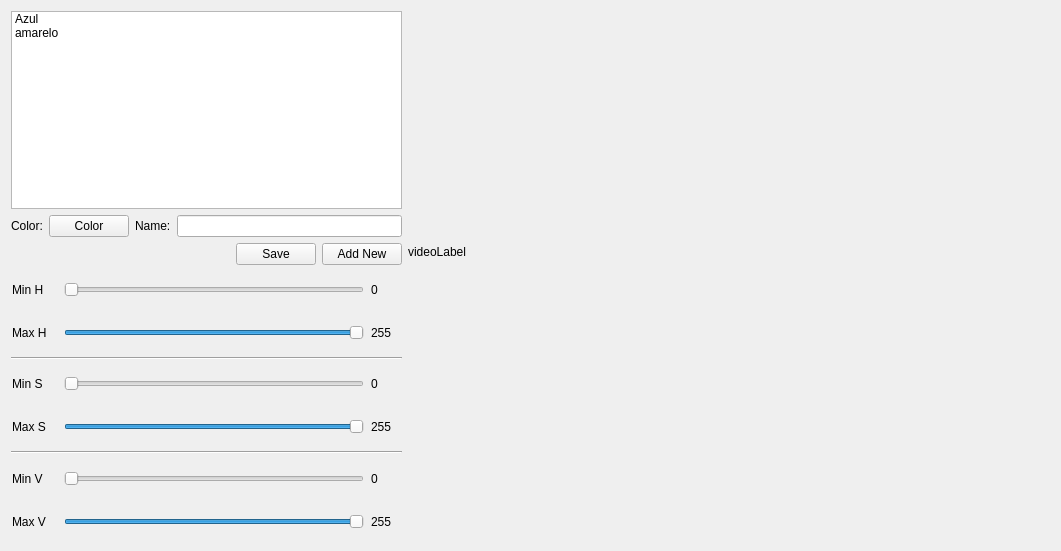
<?xml version="1.0" encoding="UTF-8"?>
<ui version="4.0">
 <class>selectThrashold</class>
 <widget class="QWidget" name="selectThrashold">
  <property name="geometry">
   <rect>
    <x>0</x>
    <y>0</y>
    <width>1061</width>
    <height>551</height>
   </rect>
  </property>
  <property name="minimumSize">
   <size>
    <width>1061</width>
    <height>551</height>
   </size>
  </property>
  <property name="maximumSize">
   <size>
    <width>1061</width>
    <height>551</height>
   </size>
  </property>
  <property name="windowTitle">
   <string>Form</string>
  </property>
  <layout class="QHBoxLayout" name="horizontalLayout_2">
   <item>
    <layout class="QVBoxLayout" name="verticalLayout_2">
     <item>
      <layout class="QVBoxLayout" name="verticalLayout_4">
       <item>
        <widget class="QListWidget" name="listWidget">
         <property name="sizePolicy">
          <sizepolicy hsizetype="Expanding" vsizetype="Expanding">
           <horstretch>0</horstretch>
           <verstretch>0</verstretch>
          </sizepolicy>
         </property>
         <property name="minimumSize">
          <size>
           <width>0</width>
           <height>0</height>
          </size>
         </property>
         <item>
          <property name="text">
           <string>Azul</string>
          </property>
         </item>
         <item>
          <property name="text">
           <string>amarelo</string>
          </property>
         </item>
        </widget>
       </item>
       <item>
        <layout class="QHBoxLayout" name="horizontalLayout_3">
         <item>
          <widget class="QLabel" name="label_3">
           <property name="text">
            <string>Color:</string>
           </property>
          </widget>
         </item>
         <item>
          <widget class="QPushButton" name="colorDisplay">
           <property name="text">
            <string>Color</string>
           </property>
          </widget>
         </item>
         <item>
          <widget class="QLabel" name="label_2">
           <property name="text">
            <string>Name:</string>
           </property>
          </widget>
         </item>
         <item>
          <widget class="QLineEdit" name="colorName"/>
         </item>
        </layout>
       </item>
       <item>
        <layout class="QHBoxLayout" name="horizontalLayout_4">
         <item>
          <spacer name="horizontalSpacer">
           <property name="orientation">
            <enum>Qt::Horizontal</enum>
           </property>
           <property name="sizeHint" stdset="0">
            <size>
             <width>40</width>
             <height>20</height>
            </size>
           </property>
          </spacer>
         </item>
         <item>
          <widget class="QPushButton" name="pushButton_2">
           <property name="text">
            <string>Save</string>
           </property>
          </widget>
         </item>
         <item>
          <widget class="QPushButton" name="pushButton">
           <property name="text">
            <string>Add New</string>
           </property>
          </widget>
         </item>
        </layout>
       </item>
      </layout>
     </item>
     <item>
      <layout class="QVBoxLayout" name="verticalLayout">
       <item>
        <layout class="QHBoxLayout" name="horizontalLayout">
         <item>
          <widget class="QLabel" name="label">
           <property name="minimumSize">
            <size>
             <width>45</width>
             <height>37</height>
            </size>
           </property>
           <property name="maximumSize">
            <size>
             <width>45</width>
             <height>37</height>
            </size>
           </property>
           <property name="text">
            <string>Min H</string>
           </property>
          </widget>
         </item>
         <item>
          <widget class="QSlider" name="s_min_h">
           <property name="minimumSize">
            <size>
             <width>300</width>
             <height>29</height>
            </size>
           </property>
           <property name="maximumSize">
            <size>
             <width>300</width>
             <height>29</height>
            </size>
           </property>
           <property name="maximum">
            <number>255</number>
           </property>
           <property name="orientation">
            <enum>Qt::Horizontal</enum>
           </property>
          </widget>
         </item>
         <item>
          <widget class="QLabel" name="label_7">
           <property name="minimumSize">
            <size>
             <width>30</width>
             <height>37</height>
            </size>
           </property>
           <property name="maximumSize">
            <size>
             <width>30</width>
             <height>37</height>
            </size>
           </property>
           <property name="text">
            <string>0</string>
           </property>
          </widget>
         </item>
        </layout>
       </item>
       <item>
        <layout class="QHBoxLayout" name="horizontalLayout_7">
         <item>
          <widget class="QLabel" name="label_8">
           <property name="minimumSize">
            <size>
             <width>45</width>
             <height>37</height>
            </size>
           </property>
           <property name="maximumSize">
            <size>
             <width>45</width>
             <height>37</height>
            </size>
           </property>
           <property name="text">
            <string>Max H</string>
           </property>
          </widget>
         </item>
         <item>
          <widget class="QSlider" name="s_max_h">
           <property name="minimumSize">
            <size>
             <width>300</width>
             <height>29</height>
            </size>
           </property>
           <property name="maximumSize">
            <size>
             <width>300</width>
             <height>29</height>
            </size>
           </property>
           <property name="maximum">
            <number>255</number>
           </property>
           <property name="value">
            <number>255</number>
           </property>
           <property name="orientation">
            <enum>Qt::Horizontal</enum>
           </property>
          </widget>
         </item>
         <item>
          <widget class="QLabel" name="label_9">
           <property name="minimumSize">
            <size>
             <width>30</width>
             <height>37</height>
            </size>
           </property>
           <property name="maximumSize">
            <size>
             <width>30</width>
             <height>37</height>
            </size>
           </property>
           <property name="text">
            <string>255</string>
           </property>
          </widget>
         </item>
        </layout>
       </item>
       <item>
        <widget class="Line" name="line_2">
         <property name="orientation">
          <enum>Qt::Horizontal</enum>
         </property>
        </widget>
       </item>
       <item>
        <layout class="QHBoxLayout" name="horizontalLayout_9">
         <item>
          <widget class="QLabel" name="label_12">
           <property name="minimumSize">
            <size>
             <width>45</width>
             <height>36</height>
            </size>
           </property>
           <property name="maximumSize">
            <size>
             <width>45</width>
             <height>36</height>
            </size>
           </property>
           <property name="text">
            <string>Min S</string>
           </property>
          </widget>
         </item>
         <item>
          <widget class="QSlider" name="s_min_s">
           <property name="minimumSize">
            <size>
             <width>300</width>
             <height>29</height>
            </size>
           </property>
           <property name="maximumSize">
            <size>
             <width>300</width>
             <height>29</height>
            </size>
           </property>
           <property name="maximum">
            <number>255</number>
           </property>
           <property name="orientation">
            <enum>Qt::Horizontal</enum>
           </property>
          </widget>
         </item>
         <item>
          <widget class="QLabel" name="label_13">
           <property name="minimumSize">
            <size>
             <width>30</width>
             <height>36</height>
            </size>
           </property>
           <property name="maximumSize">
            <size>
             <width>30</width>
             <height>36</height>
            </size>
           </property>
           <property name="text">
            <string>0</string>
           </property>
          </widget>
         </item>
        </layout>
       </item>
       <item>
        <layout class="QHBoxLayout" name="horizontalLayout_8">
         <item>
          <widget class="QLabel" name="label_10">
           <property name="minimumSize">
            <size>
             <width>45</width>
             <height>37</height>
            </size>
           </property>
           <property name="maximumSize">
            <size>
             <width>45</width>
             <height>37</height>
            </size>
           </property>
           <property name="text">
            <string>Max S</string>
           </property>
          </widget>
         </item>
         <item>
          <widget class="QSlider" name="s_max_s">
           <property name="minimumSize">
            <size>
             <width>300</width>
             <height>29</height>
            </size>
           </property>
           <property name="maximumSize">
            <size>
             <width>300</width>
             <height>29</height>
            </size>
           </property>
           <property name="maximum">
            <number>255</number>
           </property>
           <property name="value">
            <number>255</number>
           </property>
           <property name="orientation">
            <enum>Qt::Horizontal</enum>
           </property>
          </widget>
         </item>
         <item>
          <widget class="QLabel" name="label_11">
           <property name="minimumSize">
            <size>
             <width>30</width>
             <height>37</height>
            </size>
           </property>
           <property name="maximumSize">
            <size>
             <width>30</width>
             <height>37</height>
            </size>
           </property>
           <property name="text">
            <string>255</string>
           </property>
          </widget>
         </item>
        </layout>
       </item>
       <item>
        <widget class="Line" name="line">
         <property name="orientation">
          <enum>Qt::Horizontal</enum>
         </property>
        </widget>
       </item>
       <item>
        <layout class="QHBoxLayout" name="horizontalLayout_11">
         <item>
          <widget class="QLabel" name="label_16">
           <property name="minimumSize">
            <size>
             <width>45</width>
             <height>37</height>
            </size>
           </property>
           <property name="maximumSize">
            <size>
             <width>45</width>
             <height>37</height>
            </size>
           </property>
           <property name="text">
            <string>Min V</string>
           </property>
          </widget>
         </item>
         <item>
          <widget class="QSlider" name="s_min_v">
           <property name="minimumSize">
            <size>
             <width>300</width>
             <height>29</height>
            </size>
           </property>
           <property name="maximumSize">
            <size>
             <width>300</width>
             <height>29</height>
            </size>
           </property>
           <property name="maximum">
            <number>255</number>
           </property>
           <property name="orientation">
            <enum>Qt::Horizontal</enum>
           </property>
          </widget>
         </item>
         <item>
          <widget class="QLabel" name="label_17">
           <property name="minimumSize">
            <size>
             <width>30</width>
             <height>37</height>
            </size>
           </property>
           <property name="maximumSize">
            <size>
             <width>30</width>
             <height>37</height>
            </size>
           </property>
           <property name="text">
            <string>0</string>
           </property>
          </widget>
         </item>
        </layout>
       </item>
       <item>
        <layout class="QHBoxLayout" name="horizontalLayout_10">
         <item>
          <widget class="QLabel" name="label_14">
           <property name="minimumSize">
            <size>
             <width>45</width>
             <height>37</height>
            </size>
           </property>
           <property name="maximumSize">
            <size>
             <width>45</width>
             <height>37</height>
            </size>
           </property>
           <property name="text">
            <string>Max V</string>
           </property>
          </widget>
         </item>
         <item>
          <widget class="QSlider" name="s_max_v">
           <property name="minimumSize">
            <size>
             <width>300</width>
             <height>29</height>
            </size>
           </property>
           <property name="maximumSize">
            <size>
             <width>300</width>
             <height>29</height>
            </size>
           </property>
           <property name="minimum">
            <number>0</number>
           </property>
           <property name="maximum">
            <number>255</number>
           </property>
           <property name="value">
            <number>255</number>
           </property>
           <property name="orientation">
            <enum>Qt::Horizontal</enum>
           </property>
          </widget>
         </item>
         <item>
          <widget class="QLabel" name="label_15">
           <property name="minimumSize">
            <size>
             <width>30</width>
             <height>37</height>
            </size>
           </property>
           <property name="maximumSize">
            <size>
             <width>30</width>
             <height>37</height>
            </size>
           </property>
           <property name="text">
            <string>255</string>
           </property>
          </widget>
         </item>
        </layout>
       </item>
      </layout>
     </item>
    </layout>
   </item>
   <item>
    <layout class="QVBoxLayout" name="verticalLayout_3">
     <item>
      <widget class="QLabel" name="videoLabel">
       <property name="minimumSize">
        <size>
         <width>642</width>
         <height>482</height>
        </size>
       </property>
       <property name="maximumSize">
        <size>
         <width>642</width>
         <height>482</height>
        </size>
       </property>
       <property name="text">
        <string>videoLabel</string>
       </property>
      </widget>
     </item>
     <item>
      <spacer name="verticalSpacer">
       <property name="minimumSize">
        <size>
         <width>23</width>
         <height>43</height>
        </size>
       </property>
       <property name="maximumSize">
        <size>
         <width>23</width>
         <height>43</height>
        </size>
       </property>
       <property name="orientation">
        <enum>Qt::Vertical</enum>
       </property>
       <property name="sizeHint" stdset="0">
        <size>
         <width>20</width>
         <height>40</height>
        </size>
       </property>
      </spacer>
     </item>
    </layout>
   </item>
  </layout>
  <zorder></zorder>
  <zorder>videoLabel</zorder>
  <zorder>verticalSpacer</zorder>
 </widget>
 <resources/>
 <connections>
  <connection>
   <sender>s_min_h</sender>
   <signal>valueChanged(int)</signal>
   <receiver>label_7</receiver>
   <slot>setNum(int)</slot>
   <hints>
    <hint type="sourcelabel">
     <x>364</x>
     <y>38</y>
    </hint>
    <hint type="destinationlabel">
     <x>660</x>
     <y>19</y>
    </hint>
   </hints>
  </connection>
  <connection>
   <sender>s_max_h</sender>
   <signal>valueChanged(int)</signal>
   <receiver>label_9</receiver>
   <slot>setNum(int)</slot>
   <hints>
    <hint type="sourcelabel">
     <x>425</x>
     <y>75</y>
    </hint>
    <hint type="destinationlabel">
     <x>660</x>
     <y>65</y>
    </hint>
   </hints>
  </connection>
  <connection>
   <sender>s_min_s</sender>
   <signal>valueChanged(int)</signal>
   <receiver>label_13</receiver>
   <slot>setNum(int)</slot>
   <hints>
    <hint type="sourcelabel">
     <x>381</x>
     <y>118</y>
    </hint>
    <hint type="destinationlabel">
     <x>663</x>
     <y>105</y>
    </hint>
   </hints>
  </connection>
  <connection>
   <sender>s_max_s</sender>
   <signal>valueChanged(int)</signal>
   <receiver>label_11</receiver>
   <slot>setNum(int)</slot>
   <hints>
    <hint type="sourcelabel">
     <x>416</x>
     <y>159</y>
    </hint>
    <hint type="destinationlabel">
     <x>660</x>
     <y>146</y>
    </hint>
   </hints>
  </connection>
  <connection>
   <sender>s_min_v</sender>
   <signal>valueChanged(int)</signal>
   <receiver>label_17</receiver>
   <slot>setNum(int)</slot>
   <hints>
    <hint type="sourcelabel">
     <x>387</x>
     <y>191</y>
    </hint>
    <hint type="destinationlabel">
     <x>655</x>
     <y>195</y>
    </hint>
   </hints>
  </connection>
  <connection>
   <sender>s_max_v</sender>
   <signal>valueChanged(int)</signal>
   <receiver>label_15</receiver>
   <slot>setNum(int)</slot>
   <hints>
    <hint type="sourcelabel">
     <x>372</x>
     <y>238</y>
    </hint>
    <hint type="destinationlabel">
     <x>660</x>
     <y>227</y>
    </hint>
   </hints>
  </connection>
 </connections>
</ui>
